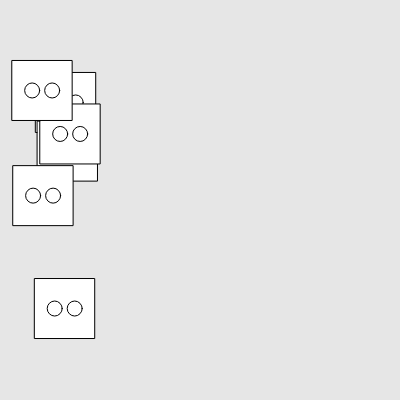
Frame 1 (no input)
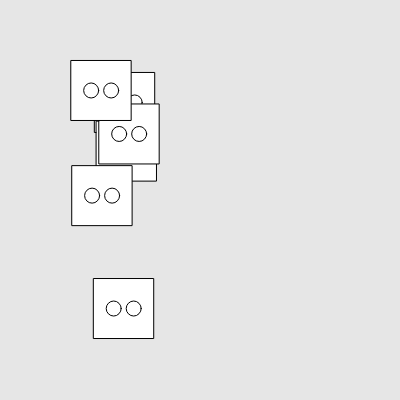
Frame 60 (no input)
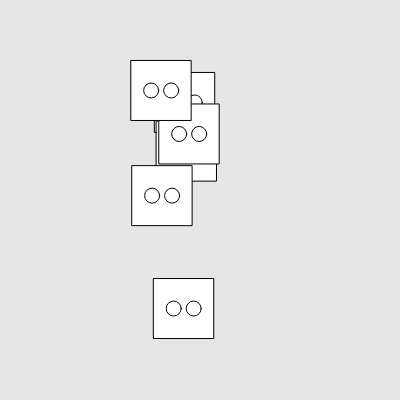
Frame 120 (the mouse pressed at the canvas centre since frame 60)

The p5.js sketch that drew these frames (run headless with seeded random() and noise() and a simulated clock; from frame 60 on, the mouse is pressed at the canvas centre):

// p5.js sketch
// ── sketch.js

const N = 6; // # faces
let faceLeft = new Array(N);
let faceTop = new Array(N);
const FACE_HEIGHT = 60;
const FACE_WIDTH = 60;
const EYE_Y = 30;
const EYE_GAP = 20;
const EYE_DIAM = 15;

function makeFaces() {
    for (let i = 0; i < N; i++) {
       faceLeft[i] = random(50);
       faceTop[i] = random(350);
    }
}

function setup() {
    createCanvas(400, 400);
    makeFaces();
}

function draw() { 
   if (frameCount % 200 == 0) {
      makeFaces();
   }
   background(230);
   for (let i = 0; i < N; i++) {
      rect(faceLeft[i], faceTop[i], FACE_WIDTH, FACE_HEIGHT);
      ellipse(faceLeft[i] + FACE_WIDTH / 2.0 - EYE_GAP / 2.0, faceTop[i] + EYE_Y, EYE_DIAM);
      ellipse(faceLeft[i] + FACE_WIDTH / 2.0 + EYE_GAP / 2.0, faceTop[i] + EYE_Y, EYE_DIAM);
      faceLeft[i] += 1;
   }
}
